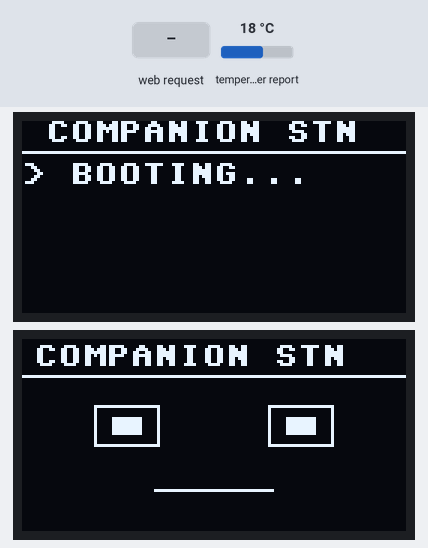
This program was run on a simulated Raspberry Pi Pico running MicroPython. On the bench: 2 × 128×64 one-colour display. The test bench sets the inputs (shaded band); at power-on: temperature in the web weather report 18 °C. WiFi joins after 1.5 s; the clock reads 2024-03-15 10:24:30 at power-on unless the program sets it; random numbers come from a fixed seed; requests to the public web service named in the program get a made-up reply in its usual format after 0.4 s (London, UTC, broken clouds, 64 % humidity, 1013 hPa unless stated); files that are not in the repository are absent; library files of the repository ran but are not shown: ssd1306.py; what the program prints to the serial console is not drawn.

Above: at 0.2 s.
At 5.4 s:
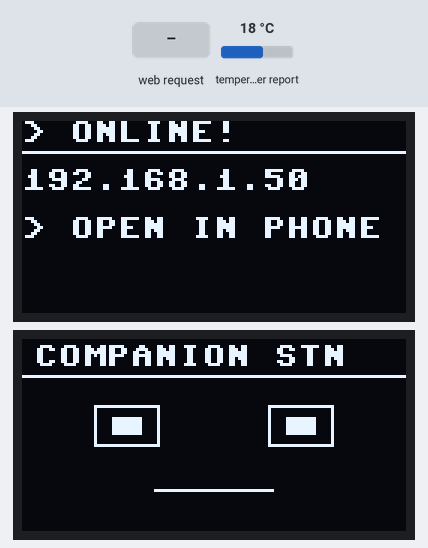
At 9.5 s:
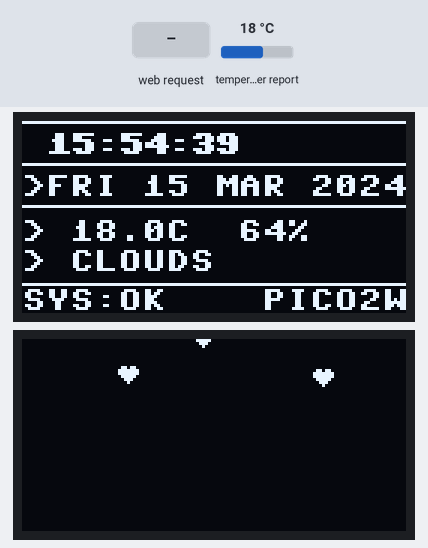
9.6 s: HTTP request GET / received
Timing chart, 0 to 12.6 s (numbered marks = the images above; inputs shaded):
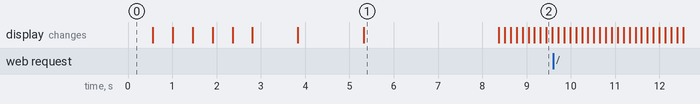

The program:

main.py
```python
"""
Desktop Companion Station — RETRO TERMINAL EDITION
====================================================
Hardware:
  - Raspberry Pi Pico 2W
  - OLED 1 (SSD1306 128x64) → I2C0: SDA=GP0, SCL=GP1  → Time / Date / Temp
  - OLED 2 (SSD1306 128x64) → I2C1: SDA=GP2, SCL=GP3  → Eyes / Todo

Dependencies (copy to Pico):
  - ssd1306.py  (from MicroPython-lib)
"""

import network
import socket
import utime
import ntptime
import ujson
import urandom
import urequests
from machine import I2C, Pin
import ssd1306
from config import *


TODO_FILE          = "todos.json"
WEB_PORT           = 80
WEATHER_REFRESH    = 600                  # refresh weather every 10 min

# ─────────────────────────────────────────────
# HARDWARE
# ─────────────────────────────────────────────
i2c0  = I2C(0, scl=Pin(1), sda=Pin(0), freq=400_000)
i2c1  = I2C(1, scl=Pin(3), sda=Pin(2), freq=400_000)
oled1 = ssd1306.SSD1306_I2C(128, 64, i2c0)
oled2 = ssd1306.SSD1306_I2C(128, 64, i2c1, addr=0x3c)

# ─────────────────────────────────────────────
# STATE
# ─────────────────────────────────────────────
mode         = "eyes"
todos        = []
_temp        = None
_hum         = None
_condition   = None

hearts       = []
heart_active = False
heart_timer  = 0
HEART_INTERVAL = 120

eye_state    = "open"
eye_timer    = 0
eye_duration = 2000
cursor_blink = True
cursor_timer = 0

# ─────────────────────────────────────────────
# TODOS
# ─────────────────────────────────────────────
def load_todos():
    global todos
    try:
        with open(TODO_FILE, "r") as f:
            todos = ujson.load(f)
    except:
        todos = []

def save_todos():
    with open(TODO_FILE, "w") as f:
        ujson.dump(todos, f)

# ─────────────────────────────────────────────
# WIFI
# ─────────────────────────────────────────────
def connect_wifi():
    wlan = network.WLAN(network.STA_IF)
    wlan.active(True)
    if wlan.isconnected():
        return wlan
    oled1.fill(0)
    oled1.text("> WIFI INIT...", 0, 0)
    oled1.show()
    wlan.connect(WIFI_SSID, WIFI_PASSWORD)
    for i in range(20):
        if wlan.isconnected():
            break
        oled1.fill(0)
        oled1.text("> CONNECTING...", 0, 0)
        bar = "[" + "#" * i + " " * (19 - i) + "]"
        oled1.text(bar[:21], 0, 24)
        oled1.show()
        utime.sleep(1)
    return wlan

# ─────────────────────────────────────────────
# TIME
# ─────────────────────────────────────────────
DAYS   = ["MON","TUE","WED","THU","FRI","SAT","SUN"]
MONTHS = ["JAN","FEB","MAR","APR","MAY","JUN",
          "JUL","AUG","SEP","OCT","NOV","DEC"]

def get_local_time():
    return utime.localtime(utime.time() + UTC_OFFSET_SEC)

def sync_ntp():
    try:
        ntptime.settime()
    except:
        pass

# ─────────────────────────────────────────────
# WEATHER — OpenWeatherMap
# ─────────────────────────────────────────────
def fetch_weather():
    global _temp, _hum, _condition
    try:
        url = "http://api.openweathermap.org/data/2.5/weather?q={}&appid={}&units=metric".format(
            OWM_CITY, OWM_API_KEY)
        r = urequests.get(url, timeout=8)
        d = r.json()
        r.close()
        _temp      = d["main"]["temp"]
        _hum       = d["main"]["humidity"]
        _condition = d["weather"][0]["main"].upper()[:8]
        print("Weather:", _temp, _hum, _condition)
    except Exception as e:
        print("Weather error:", e)

# ─────────────────────────────────────────────
# OLED 1 — Time / Date / Weather
# ─────────────────────────────────────────────
def draw_oled1():
    global cursor_blink, cursor_timer
    t = get_local_time()
    yr, mo, day, hr, mn, sc, wd, _ = t

    time_str = "{:02d}:{:02d}:{:02d}".format(hr, mn, sc)
    date_str = "{} {} {}".format(day, MONTHS[mo-1], yr)
    temp_str = "{:.1f}C".format(_temp) if _temp is not None else "--.-C"
    hum_str  = "{:.0f}%".format(_hum)  if _hum  is not None else "--%"
    cond_str = _condition              if _condition        else "N/A"

    now_ms = utime.ticks_ms()
    if utime.ticks_diff(now_ms, cursor_timer) > 500:
        cursor_blink = not cursor_blink
        cursor_timer = now_ms
    cursor = "_" if cursor_blink else " "

    oled1.fill(0)
    oled1.hline(0, 0, 128, 1)
    oled1.text(time_str + cursor, 8, 4)
    oled1.text(time_str + cursor, 9, 4)       # bold trick
    oled1.hline(0, 14, 128, 1)
    oled1.text(">" + DAYS[wd] + " " + date_str, 0, 18)
    oled1.hline(0, 28, 128, 1)
    oled1.text("> " + temp_str + "  " + hum_str, 0, 33)
    oled1.text("> " + cond_str, 0, 43)
    oled1.hline(0, 54, 128, 1)
    wifi_ok = network.WLAN(network.STA_IF).isconnected()
    oled1.text("SYS:OK" if wifi_ok else "NO WIFI", 0, 56)
    oled1.text("PICO2W", 80, 56)
    oled1.show()

# ─────────────────────────────────────────────
# OLED 2 — Eyes
# ─────────────────────────────────────────────
def draw_eye(cx, cy, state):
    r = 12
    for dx in range(-r, r+1):
        for dy in range(-r, r+1):
            if r*r - r*2 <= dx*dx+dy*dy <= r*r+r:
                nx, ny = cx+dx, cy+dy
                if 0 <= nx < 128 and 0 <= ny < 64:
                    oled2.pixel(nx, ny, 1)
    if state == "blink":
        oled2.hline(cx-r, cy, r*2, 1)
        oled2.hline(cx-r, cy+1, r*2, 1)
        return
    px, py = 0, 0
    if state == "look_left":  px = -4
    elif state == "look_right": px = 4
    elif state == "look_up":  py = -3
    pr = 5
    for dx in range(-pr, pr+1):
        for dy in range(-pr, pr+1):
            if dx*dx+dy*dy <= pr*pr:
                nx, ny = cx+px+dx, cy+py+dy
                if 0 <= nx < 128 and 0 <= ny < 64:
                    oled2.pixel(nx, ny, 1)
    oled2.pixel(cx+px-2, cy+py-2, 0)
    oled2.pixel(cx+px-1, cy+py-2, 0)

def update_eye_state():
    global eye_state, eye_timer, eye_duration
    now = utime.ticks_ms()
    if utime.ticks_diff(now, eye_timer) > eye_duration:
        r = urandom.getrandbits(8) % 10
        if r < 4:
            eye_state, eye_duration = "open", 2000 + (urandom.getrandbits(8) % 2000)
        elif r < 6:
            eye_state, eye_duration = "blink", 150
        elif r < 8:
            eye_state, eye_duration = "look_left" if urandom.getrandbits(1) else "look_right", 800
        else:
            eye_state, eye_duration = "look_up", 600
        eye_timer = now

def draw_eyes():
    update_eye_state()
    oled2.fill(0)
    draw_eye(35, 32, eye_state)
    draw_eye(93, 32, eye_state)
    oled2.show()

# ─────────────────────────────────────────────
# OLED 2 — Heart Rain
# ─────────────────────────────────────────────
def draw_small_heart(x, y):
    pts = [(1,0),(2,0),(4,0),(5,0),
           (0,1),(1,1),(2,1),(3,1),(4,1),(5,1),(6,1),
           (0,2),(1,2),(2,2),(3,2),(4,2),(5,2),(6,2),
           (1,3),(2,3),(3,3),(4,3),(5,3),
           (2,4),(3,4),(4,4),(3,5)]
    for dx, dy in pts:
        nx, ny = x+dx, y+dy
        if 0 <= nx < 128 and 0 <= ny < 64:
            oled2.pixel(nx, ny, 1)

def init_hearts():
    global hearts
    hearts = []
    for _ in range(6):
        hx = int(urandom.getrandbits(7)) % 118
        hy = -(int(urandom.getrandbits(5)) % 40) - 6
        hearts.append([hx, hy])

def update_hearts():
    global heart_active
    oled2.fill(0)
    all_done = True
    for h in hearts:
        h[1] += 2
        if h[1] < 64:
            all_done = False
            draw_small_heart(h[0], h[1])
    oled2.show()
    if all_done:
        heart_active = False

# ─────────────────────────────────────────────
# OLED 2 — Todo (max 4)
# ─────────────────────────────────────────────
def draw_todos():
    oled2.fill(0)
    oled2.text("> TODO LIST", 0, 0)
    oled2.hline(0, 10, 128, 1)
    if not todos:
        oled2.text("  (EMPTY)", 16, 24)
        oled2.text("> ADD FROM APP", 0, 40)
        oled2.show()
        return
    y = 14
    for item in todos[:4]:
        mark = "[X]" if item["done"] else "[ ]"
        oled2.text("{} {}".format(mark, item["text"][:12]), 0, y)
        y += 13
    oled2.show()

# ─────────────────────────────────────────────
# WEB SERVER
# ─────────────────────────────────────────────
server_sock = None

def start_server():
    global server_sock
    server_sock = socket.socket(socket.AF_INET, socket.SOCK_STREAM)
    server_sock.setsockopt(socket.SOL_SOCKET, socket.SO_REUSEADDR, 1)
    server_sock.bind(("", WEB_PORT))
    server_sock.listen(1)
    server_sock.setblocking(False)

def handle_request(req_str):
    global todos, mode
    lines = req_str.split("\r\n")
    if not lines: return "400", "Bad Request", "text/plain"
    parts = lines[0].split(" ")
    if len(parts) < 2: return "400", "Bad Request", "text/plain"
    method, path = parts[0], parts[1]

    if method == "GET" and path == "/":
        try:
            with open("todo.html", "r") as f:
                html = f.read()
            return "200 OK", html, "text/html"
        except Exception as e:
            print("HTML error:", e)
            return "500", "Error loading page", "text/plain"

    if method == "GET" and path == "/api/todos":
        return "200 OK", ujson.dumps(todos), "application/json"

    if method == "GET" and path.startswith("/api/mode"):
        return "200 OK", ujson.dumps({"mode": mode}), "application/json"

    if method == "POST" and path.startswith("/api/mode"):
        if "m=eyes" in path:   mode = "eyes"
        elif "m=todo" in path: mode = "todo"
        return "200 OK", ujson.dumps({"mode": mode}), "application/json"

    if method == "POST" and path.startswith("/api/add"):
        qs = path.split("?", 1)
        if len(qs) > 1:
            for param in qs[1].split("&"):
                if param.startswith("text="):
                    raw = param[5:].replace("+", " ")
                    text, i = "", 0
                    while i < len(raw):
                        if raw[i] == "%" and i+2 < len(raw):
                            text += chr(int(raw[i+1:i+3], 16)); i += 3
                        else:
                            text += raw[i]; i += 1
                    if text and len(todos) < 4:   # max 4 tasks
                        todos.append({"text": text[:20], "done": False})
                        save_todos()
        return "200 OK", ujson.dumps(todos), "application/json"

    if method == "POST" and path.startswith("/api/toggle"):
        qs = path.split("?", 1)
        if len(qs) > 1:
            for param in qs[1].split("&"):
                if param.startswith("i="):
                    try:
                        idx = int(param[2:])
                        if 0 <= idx < len(todos):
                            todos[idx]["done"] = not todos[idx]["done"]
                            save_todos()
                    except: pass
        return "200 OK", ujson.dumps(todos), "application/json"

    if method == "POST" and path.startswith("/api/delete"):
        qs = path.split("?", 1)
        if len(qs) > 1:
            for param in qs[1].split("&"):
                if param.startswith("i="):
                    try:
                        idx = int(param[2:])
                        if 0 <= idx < len(todos):
                            todos.pop(idx); save_todos()
                    except: pass
        return "200 OK", ujson.dumps(todos), "application/json"

    return "404 Not Found", "Not Found", "text/plain"

def poll_server():
    try:
        conn, addr = server_sock.accept()
        conn.settimeout(2.0)
        try:
            req = conn.recv(1024).decode("utf-8")
            status, body, ctype = handle_request(req)
            resp = "HTTP/1.1 {}\r\nContent-Type: {}; charset=utf-8\r\nContent-Length: {}\r\nConnection: close\r\n\r\n{}".format(
                status, ctype, len(body), body)
            conn.send(resp.encode("utf-8"))
        except: pass
        finally: conn.close()
    except OSError: pass

# ─────────────────────────────────────────────
# BOOT SPLASH
# ─────────────────────────────────────────────
def boot_splash():
    msgs = ["> BOOTING...", "> INIT DISPLAY", "> LOAD TODOS",
            "> WIFI CONNECT", "> NTP SYNC", "> ALL SYSTEMS GO"]
    for i, msg in enumerate(msgs):
        oled1.fill(0)
        oled1.text("COMPANION STN", 8, 0)
        oled1.hline(0, 10, 128, 1)
        for j, m in enumerate(msgs[:i+1]):
            if 14 + j*8 < 64:
                oled1.text(m, 0, 14 + j*8)
        oled1.show()
        oled2.fill(0)
        oled2.text("COMPANION STN", 4, 2)
        oled2.hline(0, 12, 128, 1)
        oled2.rect(24, 22, 22, 14, 1)
        oled2.rect(82, 22, 22, 14, 1)
        oled2.fill_rect(30, 26, 10, 6, 1)
        oled2.fill_rect(88, 26, 10, 6, 1)
        oled2.hline(44, 50, 40, 1)
        oled2.show()
        utime.sleep_ms(400)

# ─────────────────────────────────────────────
# MAIN
# ─────────────────────────────────────────────
def main():
    global heart_active, heart_timer

    boot_splash()
    load_todos()
    wlan = connect_wifi()
    sync_ntp()
    fetch_weather()

    ip = wlan.ifconfig()[0] if wlan.isconnected() else "NO WIFI"
    oled1.fill(0)
    oled1.text("> ONLINE!", 0, 0)
    oled1.hline(0, 10, 128, 1)
    oled1.text(ip, 0, 16)
    oled1.text("> OPEN IN PHONE", 0, 32)
    oled1.show()
    utime.sleep(3)

    start_server()

    last_weather = utime.time()
    last_ntp     = utime.time()

    while True:
        now = utime.time()

        if now - last_weather >= WEATHER_REFRESH:
            fetch_weather()
            last_weather = now

        if now - last_ntp >= 86400:
            sync_ntp()
            last_ntp = now

        if mode == "eyes":
            if not heart_active and (now - heart_timer) >= HEART_INTERVAL:
                heart_active = True
                heart_timer  = now
                init_hearts()

        draw_oled1()

        if mode == "todo":
            draw_todos()
        elif heart_active:
            update_hearts()
        else:
            draw_eyes()

        poll_server()
        utime.sleep_ms(80)

main()
```

config.py
```python
# config.py
WIFI_SSID       = "YourWiFiName"
WIFI_PASSWORD   = "YourWiFiPassword"
OWM_API_KEY     = "your_openweathermap_api_key"
OWM_CITY        = "Bhubaneswar"
UTC_OFFSET_SEC  = 19800   # IST = 19800, change for your timezone
```

Measured:
- what the display in image 1 shows lasts 3.1 s, from 5.3 s to 8.4 s
